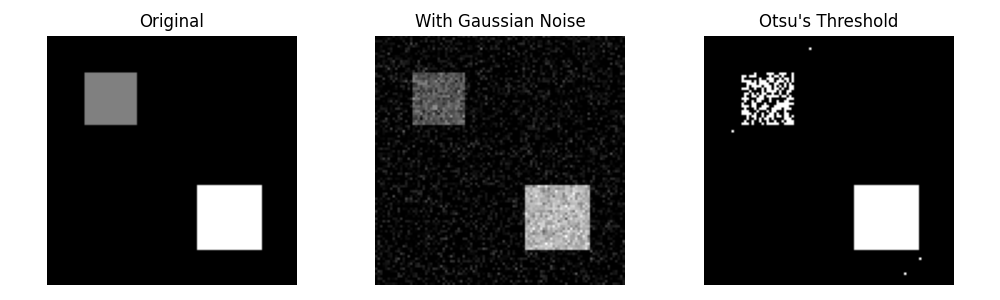

Write the Python code that produced this figure.
import cv2
import numpy as np
import matplotlib.pyplot as plt

def generate_synthetic_image():
    """
    Create a grayscale image with two rectangular objects and a dark background.
    """
    img = np.zeros((100, 100), dtype=np.uint8)
    cv2.rectangle(img, (15, 15), (35, 35), 90, -1)   # Object 1
    cv2.rectangle(img, (60, 60), (85, 85), 180, -1)  # Object 2
    return img

def apply_gaussian_noise(img, mean=0, stddev=25):
    """
    Add Gaussian noise to an image with specified mean and standard deviation.
    """
    noise = np.random.normal(mean, stddev, img.shape).astype(np.float32)
    noisy_img = np.clip(img.astype(np.float32) + noise, 0, 255)
    return noisy_img.astype(np.uint8)

def apply_otsu_thresholding(noisy_img):
    """
    Apply Otsu's method using OpenCV's built-in function.
    """
    _, thresholded = cv2.threshold(noisy_img, 0, 255, cv2.THRESH_BINARY + cv2.THRESH_OTSU)
    return thresholded

def display_results(original, noisy, thresholded):
    """
    Plot original, noisy, and thresholded images side-by-side.
    """
    titles = ['Original', 'With Gaussian Noise', "Otsu's Threshold"]
    images = [original, noisy, thresholded]
    
    plt.figure(figsize=(10, 3))
    for i in range(3):
        plt.subplot(1, 3, i+1)
        plt.imshow(images[i], cmap='gray')
        plt.title(titles[i])
        plt.axis('off')
    plt.tight_layout()
    plt.show()

def main():
    base_img = generate_synthetic_image()
    noisy_img = apply_gaussian_noise(base_img)
    thresholded_img = apply_otsu_thresholding(noisy_img)
    display_results(base_img, noisy_img, thresholded_img)

if __name__ == "__main__":
    main()
